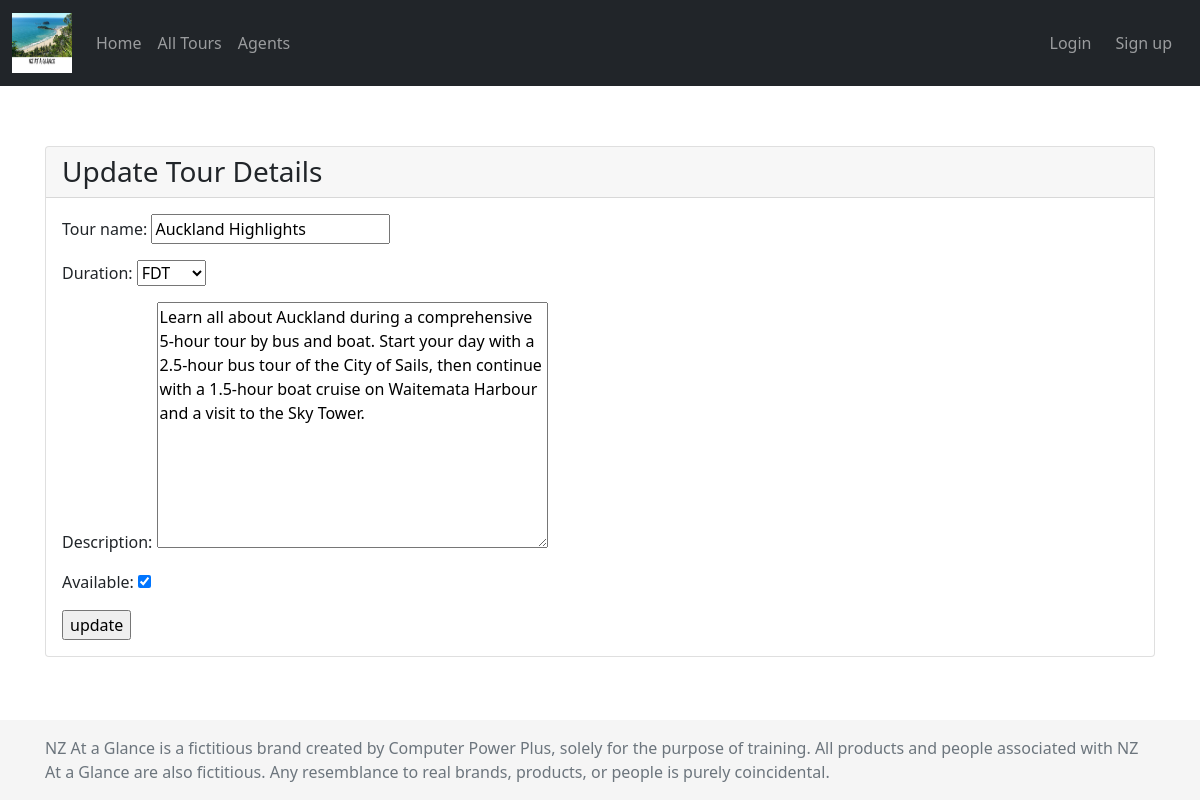
The app's page /tours/1/edit with its own data.
### home/models.py (models this page shows, shortened)
class Tour(models.Model):
    tour_name = models.CharField(max_length=150)
    """
    'duration' will set to be null when the referenced object (Duration)
    is deleted. This is only possible when you set 'null' to be 'True'
    """
    duration = models.ForeignKey(Duration, on_delete=models.SET_NULL, null=True)
    description = models.TextField()
    available = models.BooleanField()
    agent = models.ForeignKey(Agent, on_delete=models.SET_NULL, null=True)
    class Meta:
        permissions = (("can_change_availability", "Set tour as available"),)

class Duration(models.Model):
    duration = models.CharField(max_length=50)
    def __str__(self):
        return self.duration

### home/views.py (the view)
# urls.py: path('tours/<int:pk>/edit', TourUpdateView.as_view(), name='tour_edit'),
class TourUpdateView(UpdateView):
    queryset = Tour.objects.all().order_by('tour_name')
    fields = ['tour_name', 'duration', 'description', 'available']
    template_name = 'home/tour_edit.html'
    context_object_name = 'tour_edit'

### home/templates/home/tour_edit.html (shortened to what this page needs)
{% extends "home/base.html" %}
{% block content %}
<div class="card">
    <h3 class="card-header">
        Update Tour Details
    </h3>
    <div class="card-body">
        <form action="" method="post">
            {{ form.as_p }}
            <input type="submit" value="update">
        </form>
    </div>
</div>
{% endblock %}

### records on screen
Tour: tour_name "Auckland Highlights", description "Learn all about Auckland during a comprehensive 5-hour tour by bus and boat. Start your day with a 2.5-hour bus tour of the City of Sails, then continue with a 1.5-hour boat cruise on Waitemata Harbour and a visit to the Sky Tower.", available "☑"
Duration: duration "FDT"
